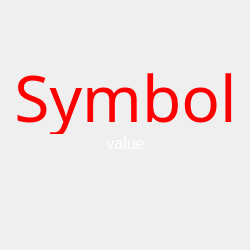
<?xml version="1.0" encoding="UTF-8"?>
<ui version="4.0">
 <class>MainWindow</class>
 <widget class="QMainWindow" name="MainWindow">
  <property name="geometry">
   <rect>
    <x>0</x>
    <y>0</y>
    <width>250</width>
    <height>250</height>
   </rect>
  </property>
  <property name="windowTitle">
   <string>MainWindow</string>
  </property>
  <widget class="QWidget" name="centralwidget">
   <widget class="QLabel" name="label">
    <property name="geometry">
     <rect>
      <x>0</x>
      <y>60</y>
      <width>251</width>
      <height>74</height>
     </rect>
    </property>
    <property name="font">
     <font>
      <family>Agency FB</family>
      <pointsize>48</pointsize>
     </font>
    </property>
    <property name="styleSheet">
     <string notr="true">color: red</string>
    </property>
    <property name="text">
     <string>Symbol</string>
    </property>
    <property name="alignment">
     <set>Qt::AlignCenter</set>
    </property>
   </widget>
   <widget class="QWidget" name="layoutWidget">
    <property name="geometry">
     <rect>
      <x>0</x>
      <y>130</y>
      <width>251</width>
      <height>51</height>
     </rect>
    </property>
    <layout class="QVBoxLayout" name="verticalLayout">
     <property name="spacing">
      <number>0</number>
     </property>
     <item>
      <widget class="QLabel" name="label_value">
       <property name="font">
        <font>
         <pointsize>12</pointsize>
        </font>
       </property>
       <property name="styleSheet">
        <string notr="true">color: white</string>
       </property>
       <property name="text">
        <string>value</string>
       </property>
       <property name="alignment">
        <set>Qt::AlignCenter</set>
       </property>
      </widget>
     </item>
     <item>
      <widget class="QLabel" name="label_level">
       <property name="font">
        <font>
         <pointsize>12</pointsize>
        </font>
       </property>
       <property name="styleSheet">
        <string notr="true">color: red
</string>
       </property>
       <property name="text">
        <string/>
       </property>
       <property name="alignment">
        <set>Qt::AlignCenter</set>
       </property>
      </widget>
     </item>
    </layout>
   </widget>
  </widget>
 </widget>
 <resources/>
 <connections/>
</ui>
